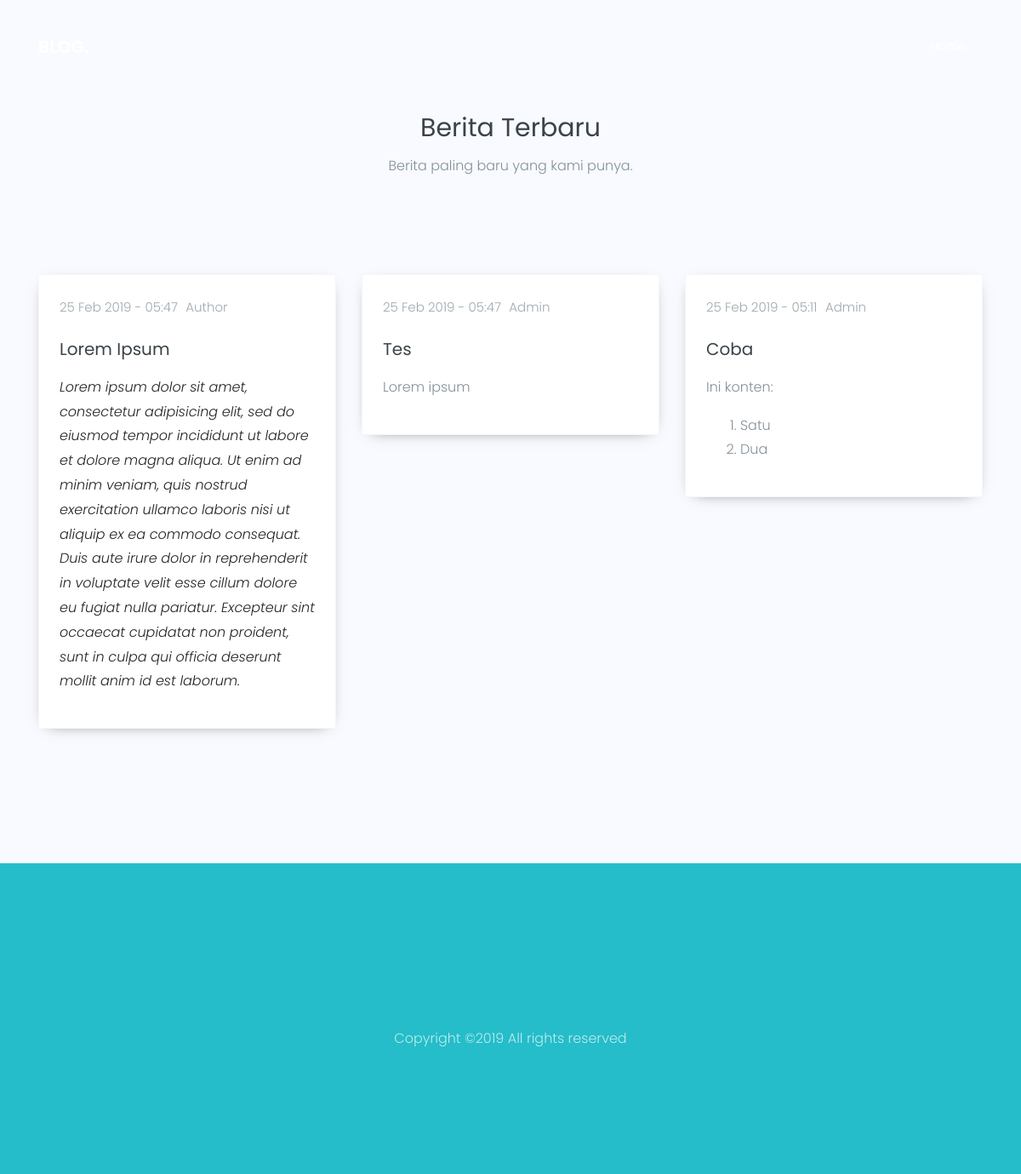
The page / on the database its author committed.
### tables this page shows
CREATE TABLE `post` (
  `idpost` int(11) NOT NULL,
  `title` text NOT NULL,
  `content` text NOT NULL,
  `date` datetime NOT NULL,
  `username` varchar(45) NOT NULL
);

CREATE TABLE `account` (
  `username` varchar(45) NOT NULL,
  `password` varchar(250) NOT NULL,
  `name` varchar(45) NOT NULL,
  `role` varchar(45) NOT NULL
);

### application/controllers/Usercontroller.php (called while the page is built, shortened)
<?php
class Usercontroller extends CI_Controller {
	public function index()
	{
		$this->db->order_by('post.idpost', 'DESC');
        $this->db->from('post');
        $this->db->join('account', 'account.username = post.username');
        $fetch = $this->db->get();
		$data['berita'] = $fetch->result();
		$this->load->view('user/header');
		$this->load->view('user/index', $data);
		$this->load->view('user/footer');
	}
}

### index.php (called while the page is built, shortened)
<?php
require_once BASEPATH.'core/CodeIgniter.php';

### application/views/user/index.php (the view)
<section class="ftco-section bg-light">
  <div class="container">
    <div class="row justify-content-center mb-5 pb-5">
      <div class="col-md-7 text-center heading-section ftco-animate">
        <h2>Berita Terbaru</h2>
        <p>Berita paling baru yang kami punya.</p>
      </div>
    </div>
    <div class="row">
      <?php foreach ($berita as $key => $value): ?>
      <div class="col-md-4 ftco-animate">
        <div class="blog-entry">
          <div class="text p-4 d-block">
            <div class="meta mb-3">
              <div>
                <a href="#">
                  <?php
                    $date=date_create($value->date);
                    echo date_format($date,"d M Y - H:i");
                  ?>
                </a>
              </div>
              <div><a href="#"><?= $value->name ?></a></div>
            </div>
            <h3 class="heading"><a href="<?= base_url() ?>post/<?= $value->idpost ?>"><?= $value->title; ?></a></h3>
            <p>
              <?= htmlspecialchars_decode($value->content); ?>
            </p>
          </div>
        </div>
      </div>
      <?php endforeach ?>
    </div>
  </div>
</section>

### application/views/user/header.php (shortened to what this page needs)
<!DOCTYPE html>
<html lang="en">
  <head>
    <link rel="stylesheet" href="<?php echo base_url() ?>assets/css/open-iconic-bootstrap.min.css">
    <link rel="stylesheet" href="<?php echo base_url() ?>assets/css/animate.css">
    <link rel="stylesheet" href="https://cdnjs.cloudflare.com/ajax/libs/OwlCarousel2/2.3.4/assets/owl.carousel.css">
    <link rel="stylesheet" href="<?php echo base_url() ?>assets/css/owl.theme.default.min.css">
    <link rel="stylesheet" href="<?php echo base_url() ?>assets/css/magnific-popup.css">
    <link rel="stylesheet" href="<?php echo base_url() ?>assets/css/aos.css">
    <link rel="stylesheet" href="<?php echo base_url() ?>assets/css/ionicons.min.css">
    <link rel="stylesheet" href="<?php echo base_url() ?>assets/css/bootstrap-datepicker.css">
    <link rel="stylesheet" href="<?php echo base_url() ?>assets/css/jquery.timepicker.css">
    <link rel="stylesheet" href="<?php echo base_url() ?>assets/css/flaticon.css">
    <link rel="stylesheet" href="<?php echo base_url() ?>assets/css/icomoon.css">
    <link rel="stylesheet" href="<?php echo base_url() ?>assets/css/style.css">
  </head>
  <body>
  <nav class="navbar navbar-expand-lg navbar-dark ftco_navbar bg-dark ftco-navbar-light" id="ftco-navbar">
    <div class="container">
      <a class="navbar-brand" href="index.html">BLOG.</a>
      <div class="collapse navbar-collapse" id="ftco-nav">
        <ul class="navbar-nav ml-auto">
          <li id="home" class="nav-item"><a href="<?= base_url() ?>" class="nav-link">Home</a></li>
        </ul>
      </div>
    </div>
  </nav>

### application/views/user/footer.php (shortened to what this page needs)
<footer class="ftco-footer ftco-bg-dark ftco-section">
        <div class="row">
          <div class="col-md-12 text-center">
            <p>
  Copyright &copy;<script>document.write(new Date().getFullYear());</script> All rights reserved
  </p>
          </div>
        </div>
    </footer>
  </body>
</html>

### rows shown on the page
post: date "25 Feb 2019 - 05:47", username.name "Author", title "Lorem Ipsum", content "Lorem ipsum dolor sit amet, consectetur adipisicing elit, sed do eiusmod tempor incididunt ut labore et dolore magna aliqua. Ut enim ad minim veniam, quis nostrud exercitation ullamco laboris nisi ut aliquip ex ea commodo consequat. Duis aute irure dolor in reprehenderit in voluptate velit esse cillum dolore eu fugiat nulla pariatur. Excepteur sint occaecat cupidatat non proident, sunt in culpa qui officia deserunt mollit anim id est laborum."
post: date "25 Feb 2019 - 05:47", username.name "Admin", title "Tes", content "Lorem ipsum"
post: date "25 Feb 2019 - 05:11", username.name "Admin", title "Coba", content "Ini konten: Satu Dua"
